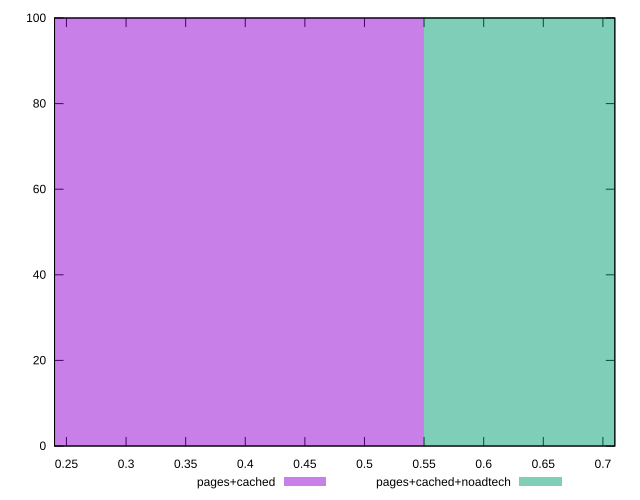

The gnuplot source for this figure:
reset

$pagesCached <<EOF
0.36674097084557716 100
EOF

$pagesCachedNoadtech <<EOF
0.7334819416911543 100
EOF

set key outside below
set boxwidth 0.36674097084557716
set xrange [0.24:0.71]
set yrange [0:100]
set trange [0:100]
set style fill transparent solid 0.5 noborder
set terminal svg size 640, 500 enhanced background rgb 'white'
set output "report_00022_2021-02-20T12:08:46.964Z/meta/score/comparison/histogram/1_vs_2.svg"

plot $pagesCached title "pages+cached" with boxes, \
     $pagesCachedNoadtech title "pages+cached+noadtech" with boxes

reset
